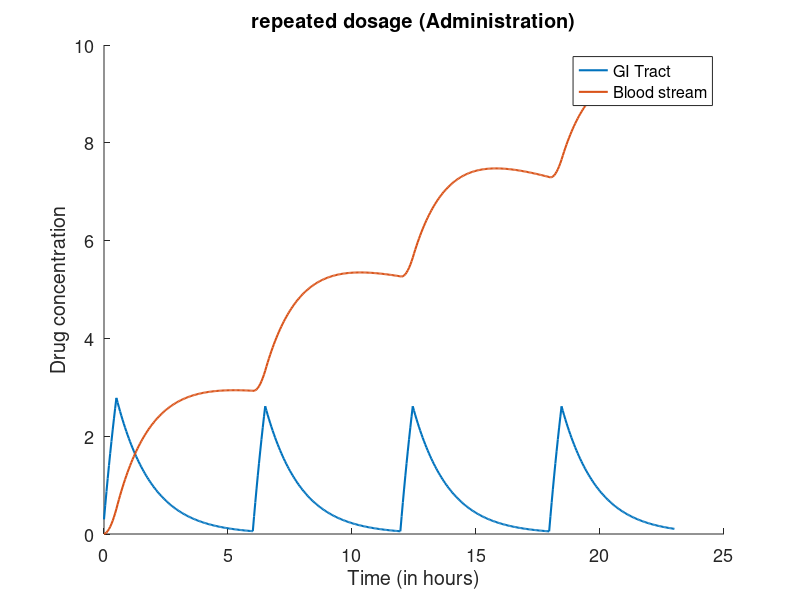

Write MATLAB code to recreate this figure.
%Q3(e):
%Explanation : For 1 / 2 hours the value of drug increases at constant rate
%and reaches its maximum value in GI-tract. Then it shows the same behaviour as we saw in %problem (a) for 6 hours and process repeats.
%The increase in drug level in blood stream is also same as seen in problem
%(a) for every 6 hours. Here it keeps on increasing.
close all;
clear all;
total = 24;
dt = 0.05;
set(gca,'fontsize',13)
hold on

iter = (total - 1) / dt + 1;
Q1 = zeros(iter, 1);
Q2 = zeros(iter, 1);
Q1(1) = 6 * dt;
Q2(1) = 0;
k1 = 0.6931;
k2 = 0.0231;
t = zeros(iter, 1);
ti = -1;
for i = 2 : iter
    add = 0;
    t(i) = t(i - 1) + dt;
    if mod(t(i), 6) >= 0 && mod(t(i), 6) <= 0.5
        add = 6 * dt;
    end;
    Q1(i) = Q1(i - 1) - dt * k1 * Q1(i - 1) + add;
    Q2(i) = Q2(i - 1) + dt * (k1 * Q1(i - 1) - k2 * Q2(i - 1)); 
end;
plot(t, Q1,'lineWidth',1.5);;
hold on
plot(t, Q2,'lineWidth',1.5);;
legend('GI Tract', 'Blood stream');
title('repeated dosage (Administration)');
xlabel('Time (in hours)');
ylabel('Drug concentration');
